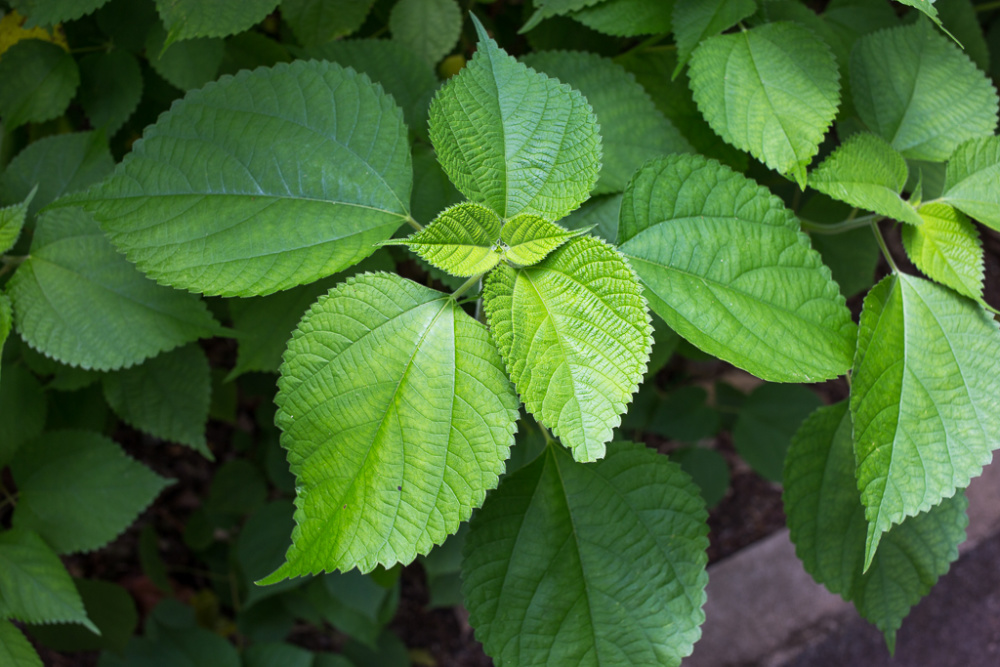
#> input picture ramie-disease-dataset/images/ramie_leaf_images/healthy/Boehmeria_nivea.jpg, 1000 x 667 px, found by its file name
$ python mask_extractor.py
#> lines starting #> are read from the running program, lines starting #| are printed output that depends on the picture; after the words box and inside, x2 and y2 are one past the last pixel; in counts of white or black regions, pixels touching at a corner belong together
import cv2
import numpy as np
import os

# --- CONFIGURATION ---
# We need both images to know what is "Background" and what is "Leaf"
ORIGINAL_PATH = "ramie-disease-dataset/images/ramie_leaf_images/healthy/Boehmeria_nivea.jpg"
HIGHLIGHTED_PATH = "ramie-disease-dataset/images/ramie_leaf_images/healthy/sam/1.png"
OUTPUT_DIR = "ramie-disease-dataset/images/ramie_leaf_images/healthy/masks"

# --- SETUP ---
if not os.path.exists(OUTPUT_DIR): os.makedirs(OUTPUT_DIR)

print(f"Processing Cut & Fill Mask...")

# 1. LOAD
orig = cv2.imread(ORIGINAL_PATH)
#> orig is the input picture: shape (667, 1000, 3); mean B, G, R 51.4, 106.7, 69.2
high = cv2.imread(HIGHLIGHTED_PATH)
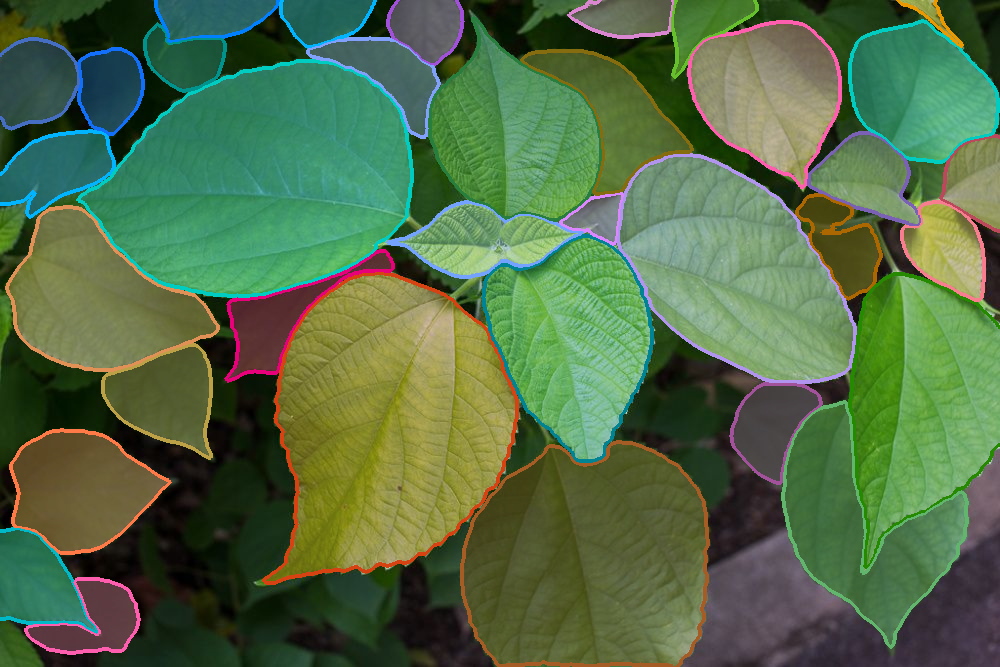
#> input picture ramie-disease-dataset/images/ramie_leaf_images/healthy/sam/1.png, 1000 x 667 px, found by its file name
#> high is the input picture: shape (667, 1000, 3); mean B, G, R 70.9, 108.6, 82.7

if orig is None or high is None: print("❌ Error: Check paths."); exit()

# Resize safety
h, w = orig.shape[:2]
#> h = 667; w = 1000
if high.shape[:2] != (h, w): high = cv2.resize(high, (w, h))

# --- STEP 1: THE FILL (Make everything solid white) ---
# Find where the image is different (The Leaves)
diff = cv2.absdiff(orig, high)
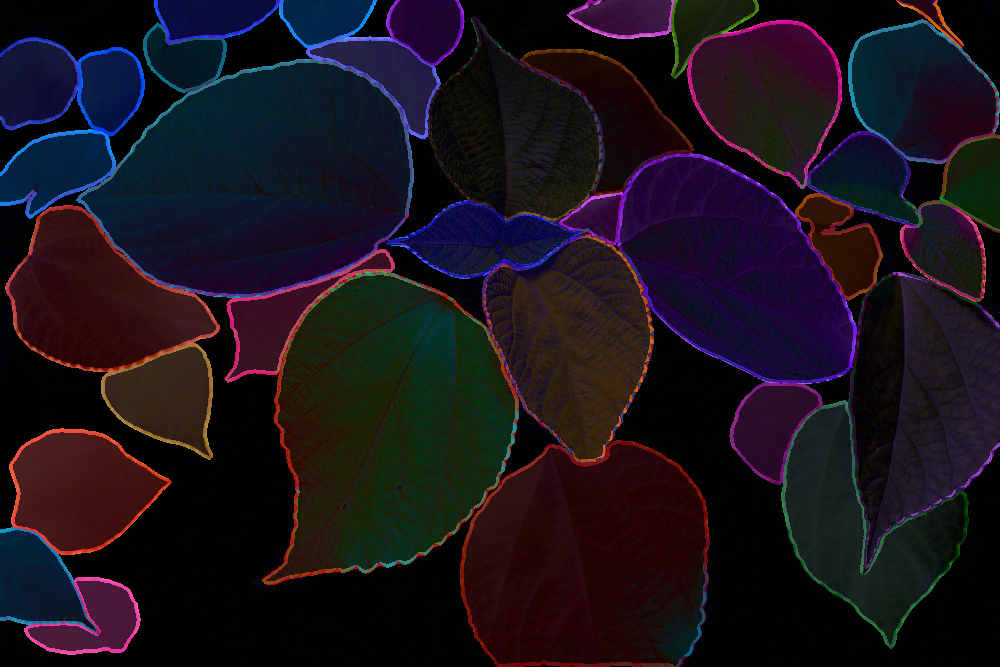
#> diff: shape (667, 1000, 3); mean B, G, R 27.9, 18.6, 26.5
diff_gray = cv2.cvtColor(diff, cv2.COLOR_BGR2GRAY)
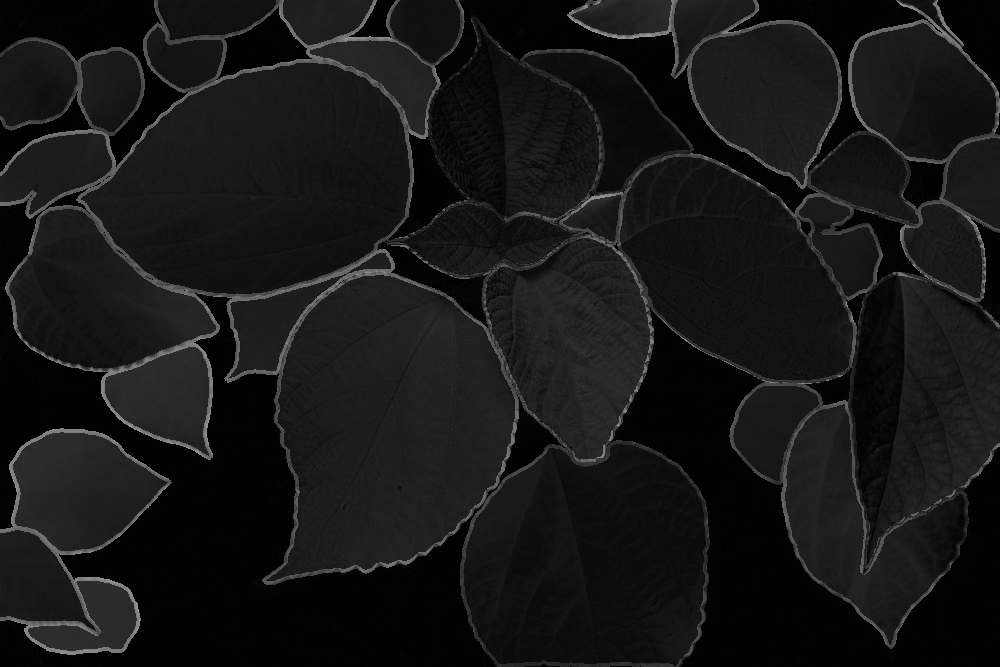
#> diff_gray: shape (667, 1000); min 0, max 153, mean 22

# Threshold to get the rough shape
_, rough_mask = cv2.threshold(diff_gray, 10, 255, cv2.THRESH_BINARY)
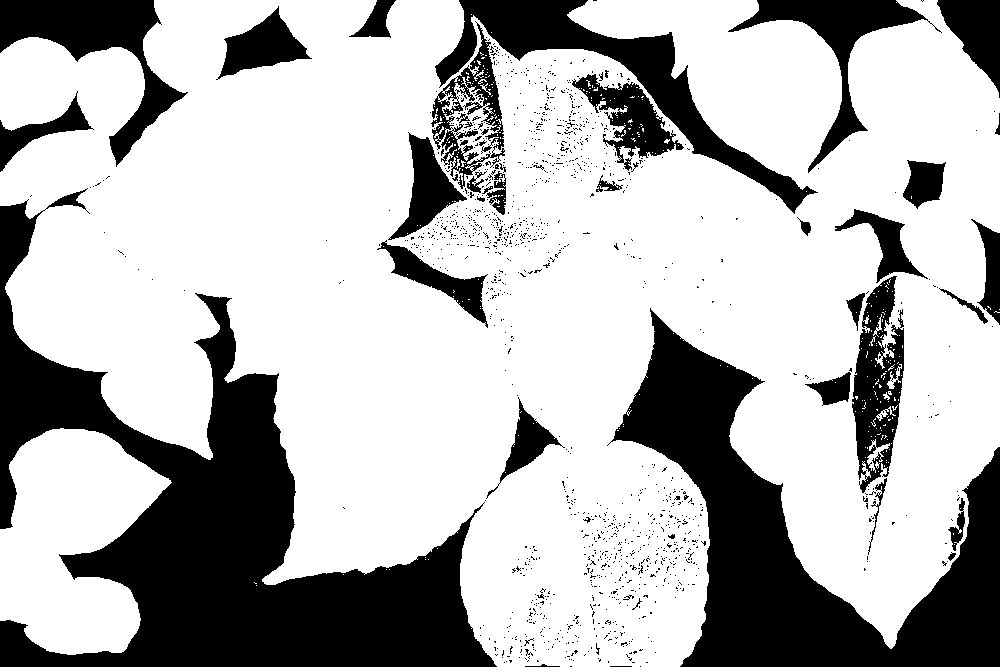
#> rough_mask: shape (667, 1000); 70.7% white; 1334 black regions (1286 under 20 px)

# FILL HOLES: We find the outlines and color the insides WHITE.
# This fixes the "black content inside" problem.
contours, _ = cv2.findContours(rough_mask, cv2.RETR_EXTERNAL, cv2.CHAIN_APPROX_SIMPLE)
#> contours = 28 contours, 26 with area under 20; largest, box (x1, y1, x2, y2) and area: (0, 0, 1000, 667) 476628, (0, 428, 172, 655) 25332
solid_mask = np.zeros_like(rough_mask)
for cnt in contours:
    # Only fill decently sized blobs (ignore tiny noise)
    if cv2.contourArea(cnt) > 500:
        cv2.drawContours(solid_mask, [cnt], -1, 255, -1)
#> this loop made 28 passes
#> cnt on passes 1, 2, 3, 4, 5, 6, 7, 8, 9, 10, 11, 13: [[256, 585]], [[254, 582], [255, 583], [256, 583], [255, 583]], [[343, 574]], [[389, 569]], [[386, 569]], [[428, 559]], [[425, 559]], [[425, 557]], [[437, 548]], [[617, 430], [618, 430]], [[619, 428]], [[623, 426]]
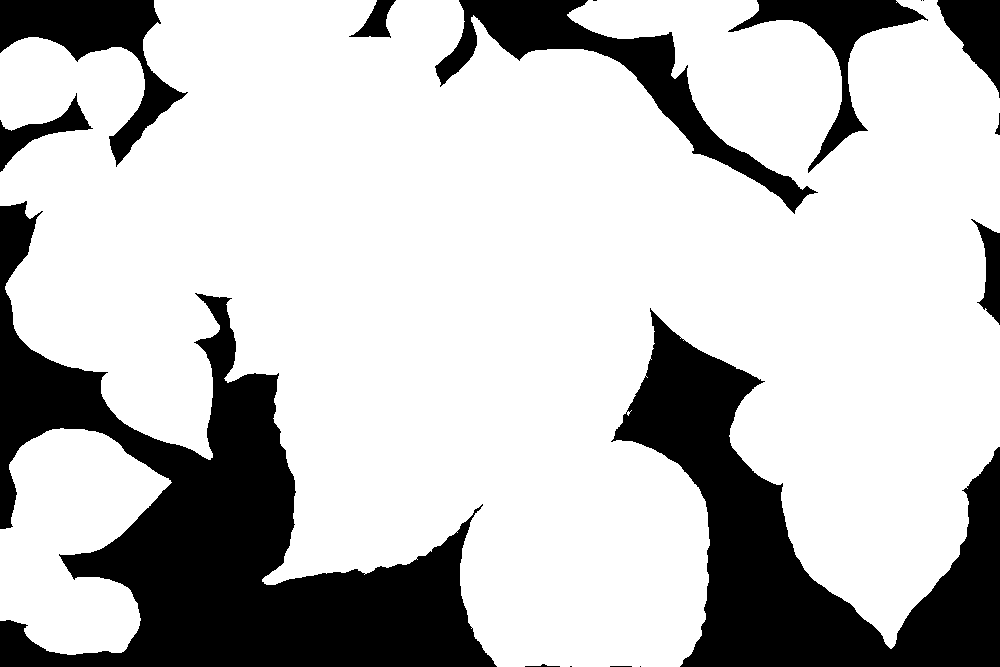
#> solid_mask: shape (667, 1000); 75.8% white; 17 black regions (5 under 20 px), largest, box (x1, y1, x2, y2) and area: (0, 201, 497, 667) 76130, (611, 308, 1000, 667) 47933, (435, 0, 818, 214) 13886

# --- STEP 2: THE CUT (Replace color lines with black lines) ---
# We look for sharp color changes in the HIGHLIGHTED image.
# Since SAM uses different colors for different leaves, the edge between them will be sharp.

# Blur slightly to ignore leaf texture, but keep the color edges
blurred_high = cv2.GaussianBlur(high, (5, 5), 0)

# Canny Edge Detection finds the boundaries
edges = cv2.Canny(blurred_high, 50, 150)
#> edges: shape (667, 1000); 5.2% white in thin lines or dots

# Make the edges thick enough to be a visible "cut"
kernel = np.ones((3,3), np.uint8)
thick_edges = cv2.dilate(edges, kernel, iterations=1)
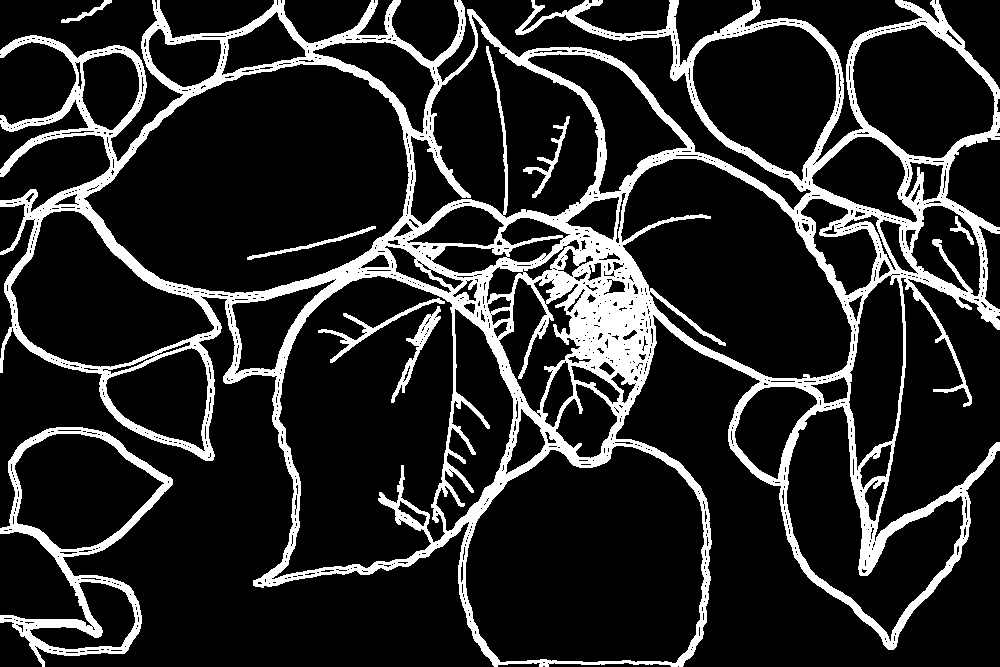
#> thick_edges: shape (667, 1000); 16.2% white; 8 white regions, largest, box (x1, y1, x2, y2) and area: (0, 0, 1000, 667) 98192, (0, 427, 173, 667) 6617, (391, 306, 441, 403) 850

# --- STEP 3: COMBINE ---
# Final = (Solid White Block) MINUS (Black Edge Lines)
final_mask = cv2.bitwise_and(solid_mask, solid_mask, mask=cv2.bitwise_not(thick_edges))
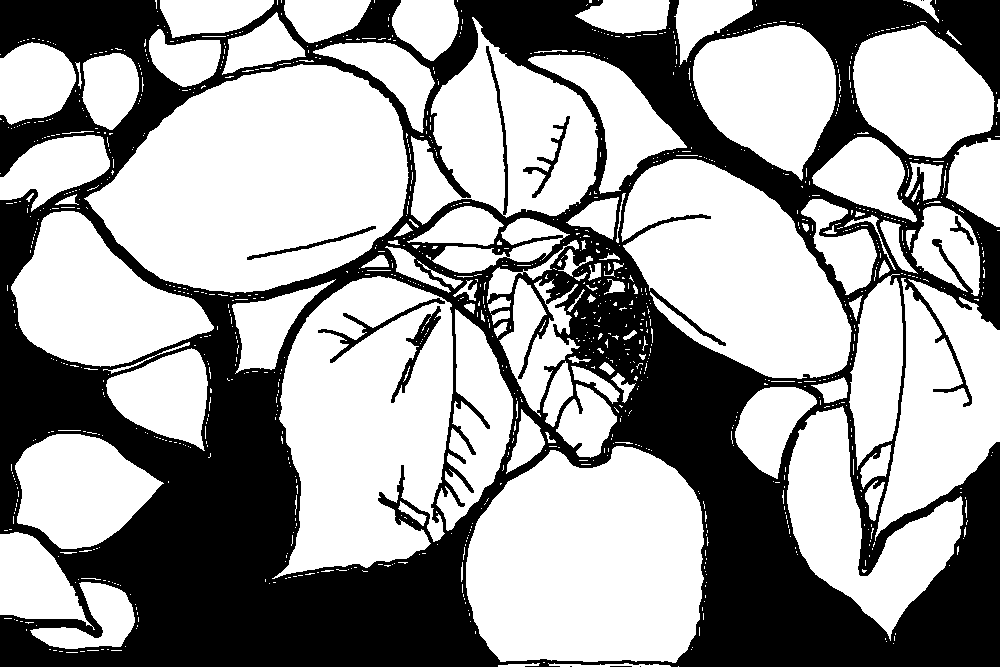
#> final_mask: shape (667, 1000); 61.6% white; 11 black regions (4 under 20 px), largest, box (x1, y1, x2, y2) and area: (0, 0, 1000, 667) 253301, (391, 306, 441, 403) 850, (318, 298, 445, 363) 842

# --- SAVE ---
output_filename = "cut_and_fill_mask.png"
cv2.imwrite(os.path.join(OUTPUT_DIR, output_filename), final_mask)

print(f"✅ Success! Saved to: {os.path.join(OUTPUT_DIR, output_filename)}")
print("Result: Solid white leaves, separated by clean black cuts.")
